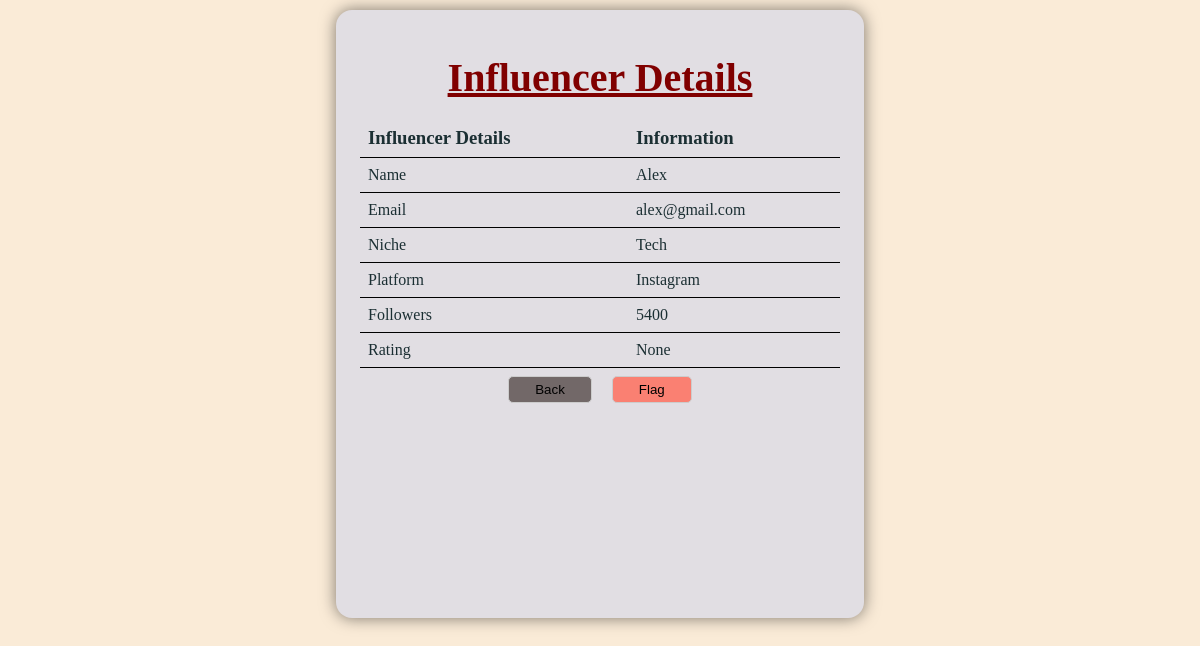
Page /admin/view_influencer/1 on the committed database.
### website/models.py (models this page shows)
class Influencer(db.Model, UserMixin):
    __tablename__="Influencer"
    id=db.Column(db.Integer, primary_key=True)
    role=db.Column(db.String, default='Influencer', nullable=False)
    fullname=db.Column(db.String, nullable=False)
    email=db.Column(db.String, nullable=False)
    username=db.Column(db.String, nullable=False, unique=True)
    pwd=db.Column(db.String, nullable=False)
    niche=db.Column(db.String, nullable=False)
    platform=db.Column(db.String, nullable=False)
    followers=db.Column(db.Integer, nullable=False)
    rating=db.Column(db.Float, default=None)
    earning=db.Column(db.Integer, nullable=False, default=0)
    is_flag=db.Column(db.Boolean, nullable=False, default=False)
    ad_request=db.relationship('Ad_request', backref='Influencer')
    Review=db.relationship('Review', backref='Influencer')

### website/admin.py (the view)
@admin.route('/view_influencer/<int:inf_id>', methods = ['GET', 'POST'])
def view_influencer(inf_id):
    if request.method == 'GET':
        inf = Influencer.query.filter_by(id = inf_id).first()
        return render_template('/admin/view_influencer.html', inf = inf)

### website/templates/admin/view_influencer.html (shortened to what this page needs)
<!DOCTYPE html>
<html lang="en">
<head>
    <link rel="stylesheet" href="/static/style.css">
</head>
<body>
    <div class="dashboard">
        <div class="add_campaign">
            <div class="view_box">
                <h1 style="color: maroon; text-align: center; text-decoration: underline;">Influencer Details</h1>
                <br>
                <table class="view_table">
                    <thead>
                        <tr>
                            <th><h3>Influencer Details</h3></th>
                            <th><h3>Information</h3></th>
                        </tr>
                    </thead>
                    <tbody>
                        <tr>
                            <td>Name</td>
                            <td>{{inf.fullname}}</td>
                        </tr>
                        <tr>
                            <td>Email</td>
                            <td>{{inf.email}}</td>
                        </tr>
                        <tr>
                            <td>Niche</td>
                            <td>{{inf.niche}}</td>
                        </tr>
                        <tr>
                            <td>Platform</td>
                            <td>{{inf.platform}}</td>
                        </tr>
                        <tr>
                            <td>Followers</td>
                            <td>{{inf.followers}}</td>
                        </tr>
                        <tr>
                            <td>Rating</td>
                            <td>{{inf.rating}}</td>
                        </tr>
                    </tbody>
                </table>
                <button class="back_button"><a href="/admin/dash_info">Back</a></button>
                <button class="reject_button"><a href="/admin/flag_influencer/{{inf.id}}">Flag</a></button>
            </div>
        </div>
    </div>
</body>
</html>

### website/static/style.css (style rules this page uses)
* { margin: 0; padding: 0; }
body { background-color:antiquewhite; }
h1 { margin-top: 20px; font-size: 40px; text-align: center; color: maroon; }
a { text-decoration: none; }
.dashboard { width: 95%; margin: 0 auto; }
.dashboard button { background-color: #f0f0f0; border: 1px solid #ccc; padding: 5px 10px; border-radius: 5px; margin-left: 10px; cursor: pointer; margin-right: 5vmin; }
button a { text-decoration: none; color: black; margin: 2vmin; height:4vmin; width: 10vmin; }
.dashboard h1 { color: black; text-align: left; }
.add_campaign { display: flex; flex-wrap: wrap; width: 100%; justify-content: center; margin: 10px 10px 0 0; align-items: center; gap: 5vmin; }
.dashboard .reject_button { background-color: salmon; margin: 1vmin; }
.add_campaign .back_button { background-color: rgb(114, 104, 104); margin: 1vmin; }
.view_box { text-align: center; padding: 3vmin; height: 70vmin; width: 60vmin; border-radius: 1rem; background-color:#E1DEE3; box-shadow: 0 0 1rem rgba(0, 0, 0, 0.5); color:#1B2F33; }
.view_table { border-collapse: collapse; width: 100%; text-align: justify; }
td, th { border-bottom: 1px solid black; text-align: left; padding: 8px; }

### rows in the picture
Influencer: fullname "Alex", email "alex@gmail.com", niche "Tech", platform "Instagram", followers "5400", rating "None"
